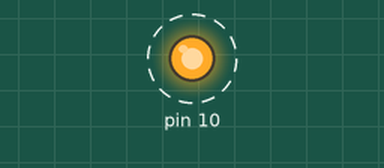
This sketch was run on a simulated Arduino Uno, built with avr-gcc and run on an emulated ATmega328P. Shown: output pins drawn as LEDs (lit = HIGH). Dashed ring = blinking.

Above: at 0.6 s.
Timing chart, 0 to 3.0 s (numbered marks = the images above):
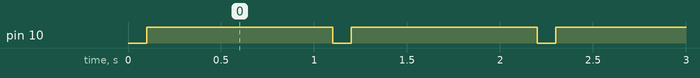

Measured:
- by itself, pin 10: alternates HIGH for 1.0 s and LOW for 0.10 s

The sketch:

SPI_Master_Test.ino
```cpp
#include "SPI.h"

//Создаем переменную байтового массива
//byte data[] {'H','e','l','l','o'};

//char* cstring = " World!";

long value1 = 0x5A5A; //0x - 16 sys / 0b - 2 sys // 0b00110000
long value2 = 0xA934;
void setup() {
  // put your setup code here, to run once:
//Инициализируем SPI
SPI.begin();
//Устанавливаем логическую "1" на выводе Slave Select (SS)
pinMode(SS, HIGH);
}

void loop() {
  // put your main code here, to run repeatedly:
digitalWrite(SS, LOW);
//Начинаем передачу данных передавая в функцию объект настроек шины.
//SPISettings( Скорость в Гц, Порядок передачи битов, режим шины)
SPI.beginTransaction(SPISettings(1000000, MSBFIRST, SPI_MODE0));

//Передаем массив data
/*for (int i = 0; i < sizeof(data); i++){
  SPI.transfer(char(data[i]));
}*/

//Передаем один байт
//SPI.transfer(',');

//Передаем строку в формате Си
/*for(char* p = cstring; char c = *p; p++) {
  SPI.transfer(c);
}*/

//Передаем один байт - заголовок начала целого числа.
//Как пример байт 0xAD обозначает заголовок целого числа long
SPI.transfer(0xAD);


// Побайтово передаем целое число.
for (int j =0; j < sizeof(value1); j++) {
  byte b = value1 >> 8 * j;
  SPI.transfer(b);
}
//Передаем байт конца пакета
SPI.transfer(0xAF);
delay(100);
/*
//Передаем один байт - заголовок начала целого числа.
//Как пример байт 0xAD обозначает заголовок целого числа long
SPI.transfer(0xAD);


// Побайтово передаем целое число.
for (int j =0; j < sizeof(value2); j++) {
  byte b = value2 >> 8 * j;
  SPI.transfer(b);
}
//Передаем байт конца пакета
SPI.transfer(0xAF);
*/
//Завершаем передачу данных
SPI.endTransaction();
digitalWrite(SS, HIGH);
delay(1000);
}
```
